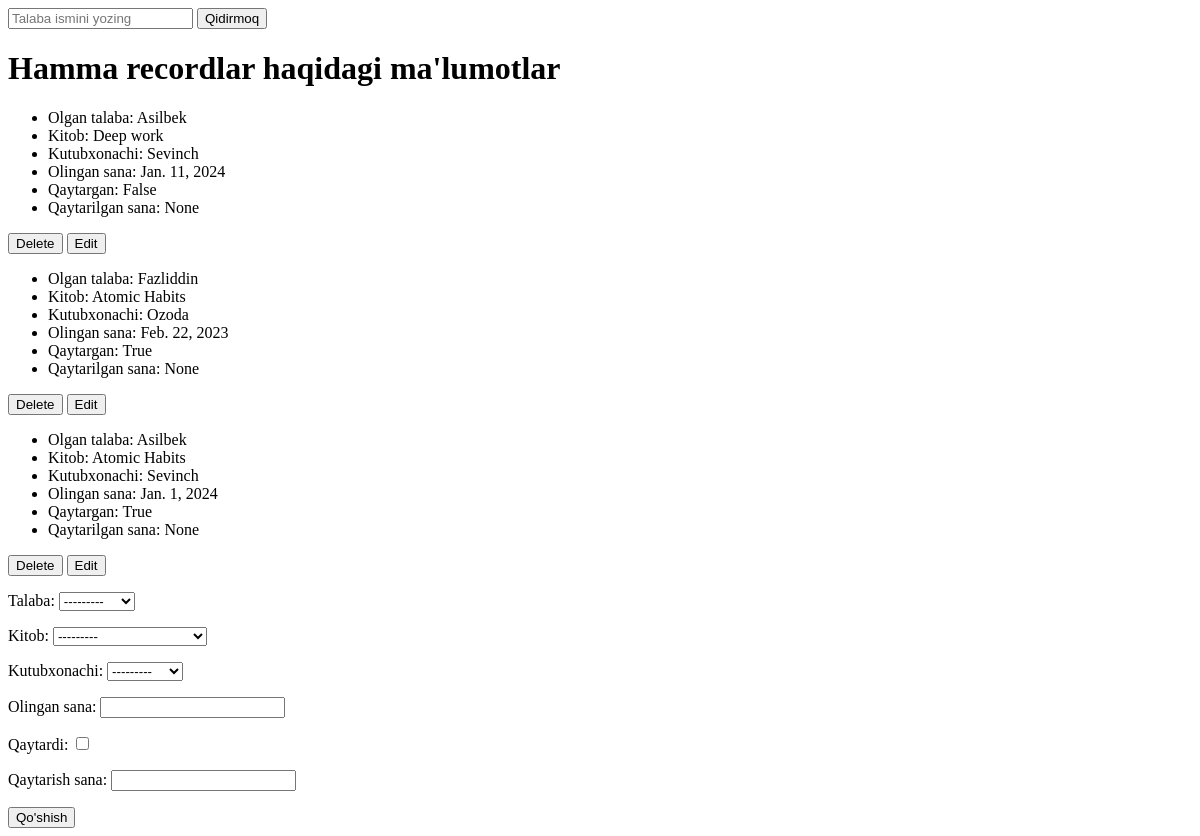
The app's page /hamma_recordlar/, older data.
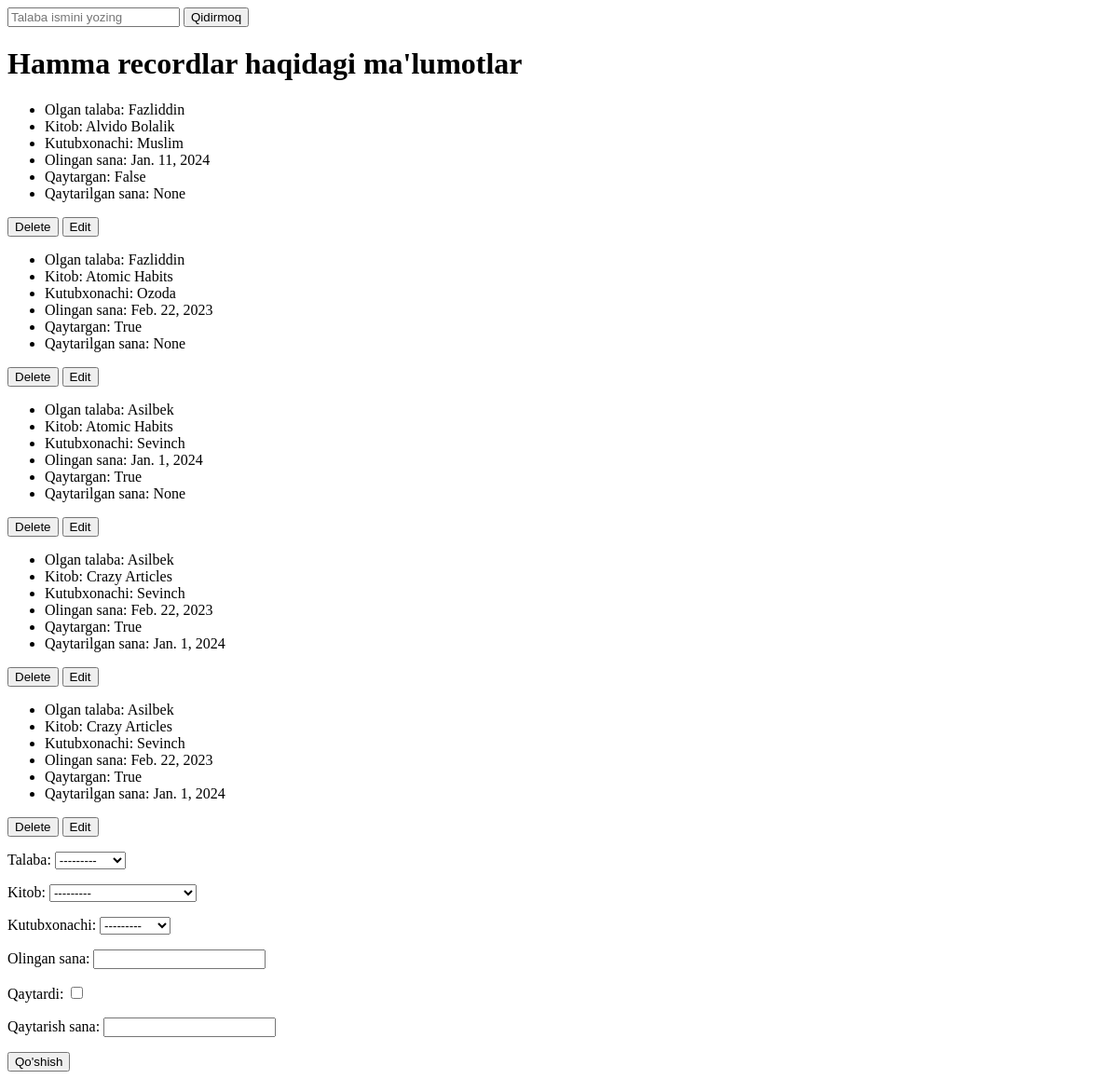
The same page, newer data.
### Asosiy/models.py (models this page shows, shortened)
class Record(models.Model):
    talaba=models.ForeignKey(Talaba, on_delete=models.CASCADE)
    Kitob=models.ForeignKey(Kitob, on_delete=models.CASCADE)
    kutubxonachi=models.ForeignKey(Kutubxonachi, on_delete=models.CASCADE)
    olingan_sana=models.DateField()
    qaytardi=models.BooleanField(default=False)
    qaytarish_sana=models.DateField(null=True, blank=True)

class Talaba(models.Model):
    ism=models.CharField(max_length=20)
    kurs=models.PositiveIntegerField()
    kitob_soni=models.PositiveIntegerField()
    def __str__(self):
        return self.ism

class Kitob(models.Model):
    nom=models.CharField(max_length=20)
    janr=models.CharField(max_length=20)
    sahifa=models.PositiveIntegerField()
    muallif=models.ForeignKey(Muallif, on_delete=models.CASCADE)
    def __str__(self):
        return self.nom

class Kutubxonachi(models.Model):
    ism=models.CharField(max_length=20, null=True)
    ish_vaqti=models.CharField(max_length=50)
    def __str__(self):
        return self.ism

### Asosiy/views.py (the view)
# urls.py: path('hamma_recordlar/', hamma_recordlar),
def hamma_recordlar(request):
    if request.method == 'POST':
        d=RecordForm(request.POST)
        if d.is_valid():
            d.save()
        return redirect("/hamma_recordlar/")
    natija = Record.objects.all()
    kiritilgan_ism = request.GET.get("talaba_ismi")
    if kiritilgan_ism is not None:
        natija = Record.objects.filter(talaba__ism__contains=kiritilgan_ism)
    data = {
        "kitoblar": Kitob.objects.all(),
        "kutubxonachi": Kutubxonachi.objects.all(),
        "talabalar": Talaba.objects.all(),
        "record": natija,
        'form': RecordForm()
    }
    return render(request, "Records.html", data)

### Asosiy/forms.py
class RecordForm(forms.ModelForm):
    class Meta:
        model=Record
        fields='__all__'

### templates/Records.html (shortened to what this page needs)
<!DOCTYPE html>
<html lang="en">
<head>
</head>
<body>
    <form method="get">
        <input name="talaba_ismi" type="text" placeholder="Talaba ismini yozing">
        <button>Qidirmoq</button>
    </form>
    <h1>Hamma recordlar haqidagi ma'lumotlar</h1>
    {%for r in record%}
    <ul>
        <li>
            Olgan talaba: {{r.talaba}}
        </li>
        <li>
            Kitob: {{r.Kitob}}
        </li>
        <li>
            Kutubxonachi: {{r.kutubxonachi}}
        </li>
        <li>
            Olingan sana: {{r.olingan_sana}}
        </li>
        <li>
            Qaytargan: {{r.qaytardi}}
        </li>
        <li>
            Qaytarilgan sana: {{r.qaytarish_sana}}
        </li>
    </ul>
    <a href="/recordni_ochirish/{{r.id}}/"><button>Delete</button></a>
    <a href="/recordlar/{{r.id}}/tahrirlash/"><button>Edit</button></a>
{%endfor%}
    <form method="post"> {%csrf_token%}
        {{form.as_p}}
        <button>Qo'shish</button>
    </form>
</body>
</html>

Row changes from the older to the newer data that the page shows:
changed Record "False": talaba "Asilbek" → "Fazliddin"; Kitob "Deep work" → "Alvido Bolalik"; kutubxonachi "Sevinch" → "Muslim"
added Record: talaba "Asilbek", Kitob "Crazy Articles", kutubxonachi "Sevinch", olingan_sana "Feb. 22, 2023", qaytardi "True", qaytarish_sana "Jan. 1, 2024"
added Record: talaba "Asilbek", Kitob "Crazy Articles", kutubxonachi "Sevinch", olingan_sana "Feb. 22, 2023", qaytardi "True", qaytarish_sana "Jan. 1, 2024"
